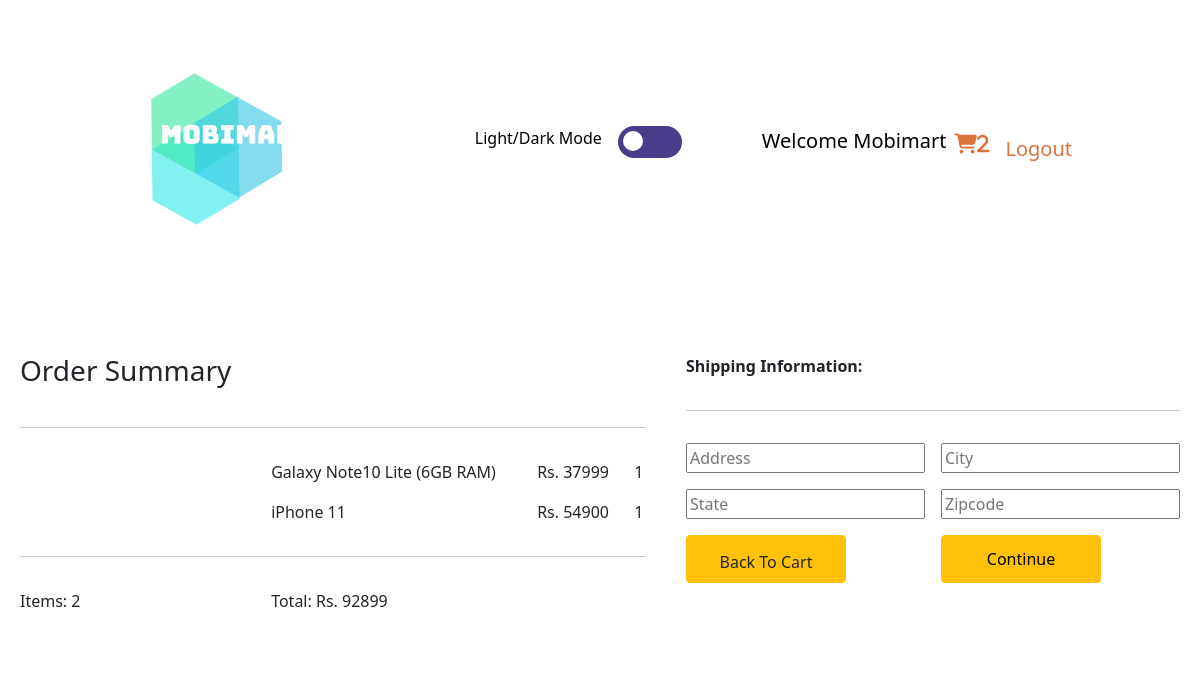
Before: /checkout (signed in) with the older database file.
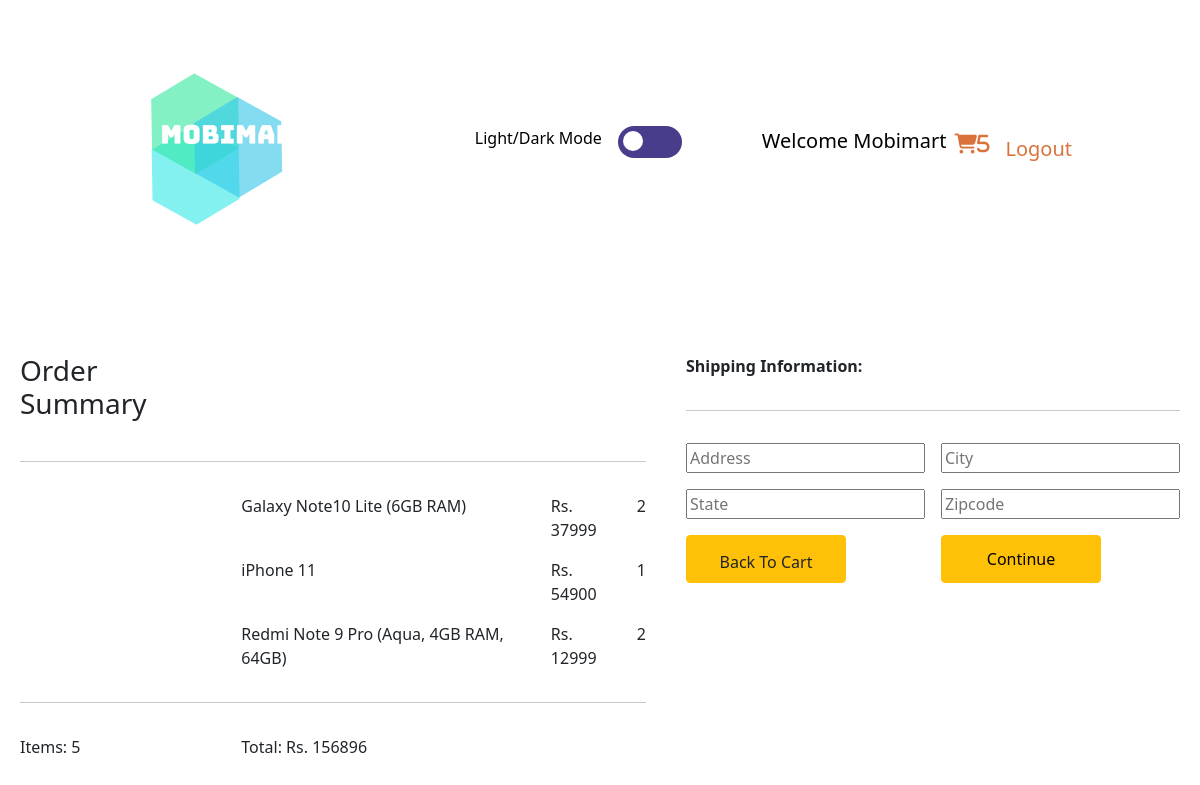
After: the same page with the newer database file.
### customer/models.py (models this page shows, shortened)
class Order(models.Model):
    customer = models.ForeignKey(Customer, on_delete=models.SET_NULL, blank = True, null = True)
    date_ordered = models.DateTimeField(auto_now_add=True)
    complete = models.BooleanField(default=False, null=True, blank=False)
    transaction_id = models.CharField(max_length=200,null=True)
    @property
    def get_cart_total(self):
        orderitems = self.orderitem_set.all()
        total = sum([item.get_total for item in orderitems])
        return total
    def get_cart_items(self):
        orderitems = self.orderitem_set.all()
        total = sum([item.quantity for item in orderitems])
        return total

class OrderItem(models.Model):
    product = models.ForeignKey(Product,on_delete=models.CASCADE, blank=True, null=True)
    order = models.ForeignKey(Order, on_delete=models.CASCADE, blank=True, null=True)
    quantity = models.IntegerField(default=0,null=True, blank=True)
    date_added = models.DateTimeField(auto_now_add=True)
    @property
    def get_total(self):
        total = self.product.price * self.quantity
        return total

class Product(models.Model):
    compName = models.CharField(max_length=30)
    mobName = models.CharField(max_length=50)
    link = models.CharField(max_length=1000)
    price = models.IntegerField()

### customer/views.py (the view)
# urls.py: path("checkout",views.checkout,name="checkout"),
def checkout(request):
    if request.user.is_authenticated:
        customer = request.user.customer
        order, created = Order.objects.get_or_create(customer=customer, complete=False)
        items = order.orderitem_set.all()
    else:
        items = []
        order = {'get_cart_total':0, 'get_cart_item': 0}
    context = {'items':items, 'order':order}
    return render(request,"checkout.html", context)

### templates/checkout.html (shortened to what this page needs)
{% extends 'base.html' %}
{% load static %}
{% block content %}
<div class="container-fluid center">
    <div class="row align-items-start">
        <div class="col first_col">
            <table class="table table-borderless">
                <tr>
                    <td colspan=1>
                        <h3>Order Summary</h3>
                    </td>
                </tr>
                <tr>
                    <td colspan=4>
                        <hr>
                    </td>
                </tr>
                {% for item in items %}
                <tr>
                    <td><img src="{{item.product.link}}" width="20%" alt=""></td>
                    <td>{{item.product.mobName}}</td>
                    <td>Rs. {{item.product.price}}</td>
                    <td>{{item.quantity}}</td>
                </tr>
                {% endfor %}
                <tr>
                    <td colspan=4>
                        <hr>
                    </td>
                </tr>
                <tr>
                    <td colspan="1">Items: {{order.get_cart_items}}</td>
                    <td colspan="3">Total: Rs. {{order.get_cart_total}}</td>
                </tr>
            </table>
    </div>
<div class="col">
<form id="form" action="">
    <table class="table table-borderless">
        <tr>
            <td colspan=2><b>Shipping Information:</b></td>
        </tr>
        <tr>
            <td colspan=2>
                <hr>
            </td>
        </tr>
        <tr>
            <td>
                <input type="text" name="address" placeholder="Address" autofocus>
            </td>
            <td>
                <input type="text" name="city" placeholder="City">
            </td>
        </tr>
        <tr>
            <td>
                <input type="text" name="state" placeholder="State">
            </td>
            <td>
                <input type="text" name="zipcode" placeholder="Zipcode">
            </td>
        </tr>
        <tr>
            <td>
                <button class="btn btn-warning"><a class="nav-link link-dark" href="cart">Back To Cart</a></button>
            </td>
            <td>
                <button type="submit" id="continue" class="btn btn-warning">Continue</button>
            </td>
        </tr>
    </table>
</form>
</div>
<div class="row">
</div>
{% endblock %}

### templates/base.html (shortened to what this page needs)
{% load static %}
<!DOCTYPE html>
<html lang="en">
<head>
    {% load static %}
    <link rel="stylesheet" href="{% static 'css/style.css' %}">
    <link href="https://cdn.jsdelivr.net/npm/bootstrap@5.0.0-beta1/dist/css/bootstrap.min.css" rel="stylesheet"
>
</head>
<body>
    <div class="themechange">
    <div class="title">
        <nav class="navbar navbar-expand-lg navbar-dark">
            <div class="container-fluid">
                <a href="/" class="navbar-brand"><img src="{% static 'images/Logo.png' %}" alt="Logo" srcset=""></a>
                <ul class="navbar-nav">
                    <p>Light/Dark Mode</p>
                        <div class="switch">
                            <span class="btn-toggle"></span>
                        </div>
                    {% if user.is_authenticated %}
                    <li class="nav-item">
                        Welcome {{user.first_name}}
                    </li>
                    <li class="nav-item">
                        <a href="cart"><i class="fas fa-shopping-cart nav-link">{{order.get_cart_items}}</i></a>
                    </li>
                    <li class="nav-item">
                        <a href="logout" class="nav-link">Logout</a>
                    </li>
                    {% endif %}
                </ul>
            </div>
        </nav>
    </div>
    {% block content %}
    {% endblock %}
    </div>
</body>
</html>

### static/css/style.css (style rules this page uses)
body { font-family: 'Roboto', sans-serif; }
.title { padding: 3% 9% 5%; }
.navbar-dark .navbar-nav .nav-link { color: #da723c !important; }
.themechange { background-color: white; color: black; }
.navbar { padding-bottom: 5%; }
.navbar-brand { font-size: 1.5rem; }
.nav-item { font-size: 1.25rem; }
.row { padding-top: 2%; }
.switch { display: flex; border-radius: 50px; width: 4rem; height: 2rem; padding: .3rem; background-color: darkslateblue; transition: background-color .2s; cursor: pointer; float: right; margin-right: 5rem; margin-left: 1rem; }
.btn-toggle { width: 20px; height: 20px; border-radius: 20px; background-color: white; transition: transform .1s; }
.first_col { flex-grow: 3 !important; }
.btn-warning { width: 10rem; height: 3rem; }

Changed rows visible on the page:
changed through a linked row, Order: get_cart_items "2" → "5"; get_cart_total "92899" → "156896"
changed OrderItem "Galaxy Note10 Lite (6GB RAM)": quantity "1" → "2"
added OrderItem: product.mobName "Redmi Note 9 Pro (Aqua, 4GB RAM, 64GB)", product.price "12999", quantity "2"
